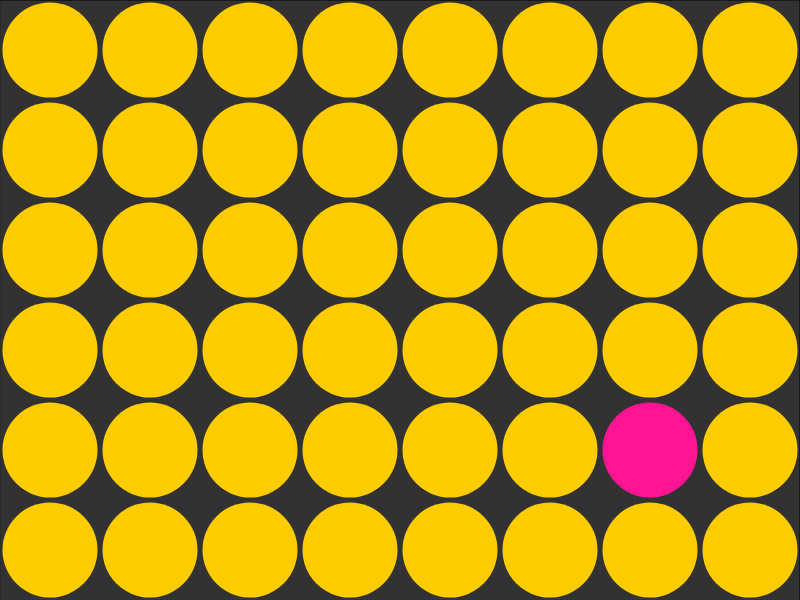
Frame 1 (no input)
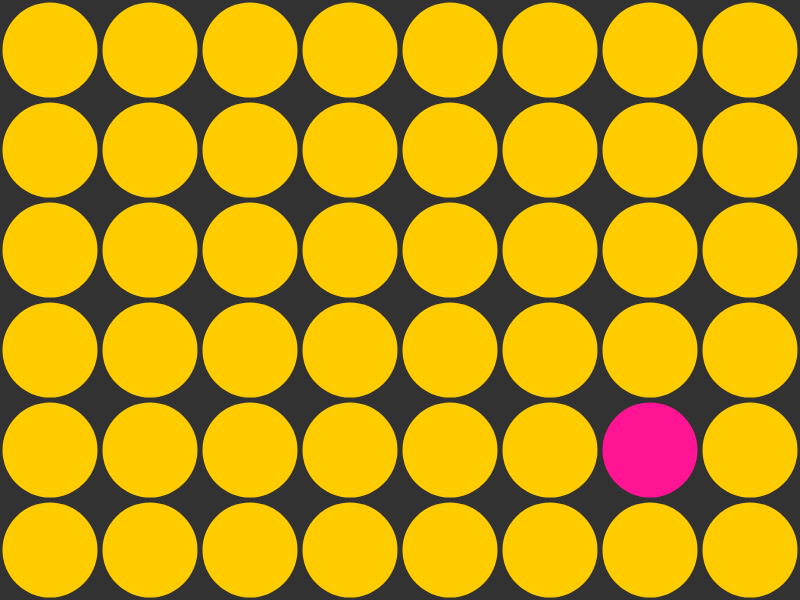
Frame 60 (no input)
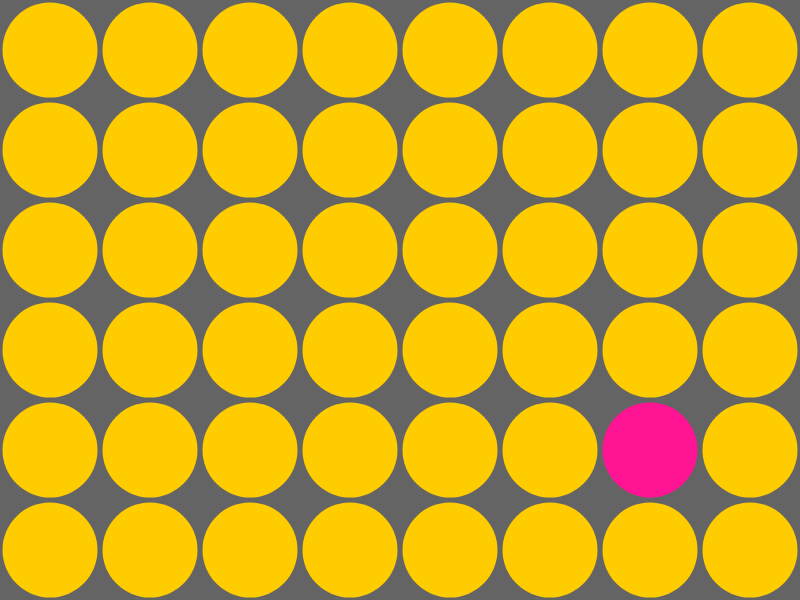
Frame 120 (the mouse pressed at the canvas centre since frame 60)

The p5.js sketch that drew these frames (run headless with seeded random() and noise() and a simulated clock; from frame 60 on, the mouse is pressed at the canvas centre):

// p5.js sketch
// ── sketch.js
function setup() {  
  createCanvas(800, 600);
  console.log("Mojn");
    
}

var value = 0; 

function draw() {  
	fill(value);
	rect(0, 0, 800, 800);
	
	fill(255, 204, 0); 
	noStroke();
	ellipse(50, 50, 95, 95);
	ellipse(50, 150, 95, 95);
	ellipse(50, 250, 95, 95);
	ellipse(50, 350, 95, 95);
	ellipse(50, 450, 95, 95);
	ellipse(50, 550, 95, 95);
	
	ellipse(150, 50, 95, 95);
	ellipse(150, 150, 95, 95);
	ellipse(150, 250, 95, 95);
	ellipse(150, 350, 95, 95);
	ellipse(150, 450, 95, 95);
	ellipse(150, 550, 95, 95);
	
	ellipse(250, 50, 95, 95);
	ellipse(250, 150, 95, 95);
	ellipse(250, 250, 95, 95);
	ellipse(250, 350, 95, 95);
	ellipse(250, 450, 95, 95);
	ellipse(250, 550, 95, 95);
	
	ellipse(350, 50, 95, 95);
	ellipse(350, 150, 95, 95);
	ellipse(350, 250, 95, 95);
	ellipse(350, 350, 95, 95);
	ellipse(350, 450, 95, 95);
	ellipse(350, 550, 95, 95);
	
	ellipse(450, 50, 95, 95);
	ellipse(450, 150, 95, 95);
	ellipse(450, 250, 95, 95);
	ellipse(450, 350, 95, 95);
	ellipse(450, 450, 95, 95);
	ellipse(450, 550, 95, 95);
	
	ellipse(550, 50, 95, 95);
	ellipse(550, 150, 95, 95);
	ellipse(550, 250, 95, 95);
	ellipse(550, 350, 95, 95);
	ellipse(550, 450, 95, 95);
	ellipse(550, 550, 95, 95);
	
	ellipse(650, 50, 95, 95);
	ellipse(650, 150, 95, 95);
	ellipse(650, 250, 95, 95);
	ellipse(650, 350, 95, 95);
	fill(255, 20, 147);
	ellipse(650, 450, 95, 95);
	fill(255, 204, 0); 
	ellipse(650, 550, 95, 95);
	
	ellipse(750, 50, 95, 95);
	ellipse(750, 150, 95, 95);
	ellipse(750, 250, 95, 95);
	ellipse(750, 350, 95, 95);
	ellipse(750, 450, 95, 95);
	ellipse(750, 550, 95, 95);
	
	//Hvis jeg på et tidspunkt fatter at få ellipsen til at skifte farve ved klik
	//s = "click me! fix me!"
	//fill(50);
	//text(s, 608, 448, 700, 500);

}

function mouseMoved () {
value = value + 50;
if (value > 255) 
	value = 0;

}
